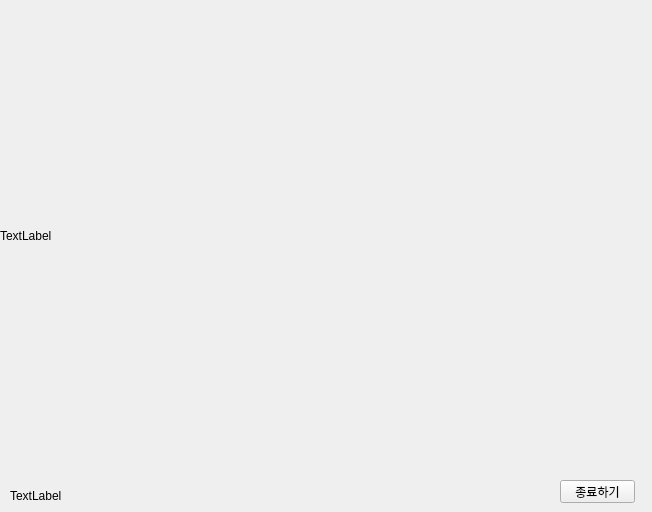
<?xml version="1.0" encoding="UTF-8"?>
<ui version="4.0">
 <class>Form</class>
 <widget class="QWidget" name="Form">
  <property name="geometry">
   <rect>
    <x>0</x>
    <y>0</y>
    <width>652</width>
    <height>512</height>
   </rect>
  </property>
  <property name="windowTitle">
   <string>Form</string>
  </property>
  <widget class="QLabel" name="label">
   <property name="geometry">
    <rect>
     <x>0</x>
     <y>0</y>
     <width>651</width>
     <height>471</height>
    </rect>
   </property>
   <property name="text">
    <string>TextLabel</string>
   </property>
  </widget>
  <widget class="QLabel" name="label_2">
   <property name="geometry">
    <rect>
     <x>10</x>
     <y>490</y>
     <width>56</width>
     <height>12</height>
    </rect>
   </property>
   <property name="text">
    <string>TextLabel</string>
   </property>
  </widget>
  <widget class="QPushButton" name="endBtn">
   <property name="geometry">
    <rect>
     <x>560</x>
     <y>480</y>
     <width>75</width>
     <height>23</height>
    </rect>
   </property>
   <property name="text">
    <string>종료하기</string>
   </property>
  </widget>
 </widget>
 <resources/>
 <connections/>
</ui>
